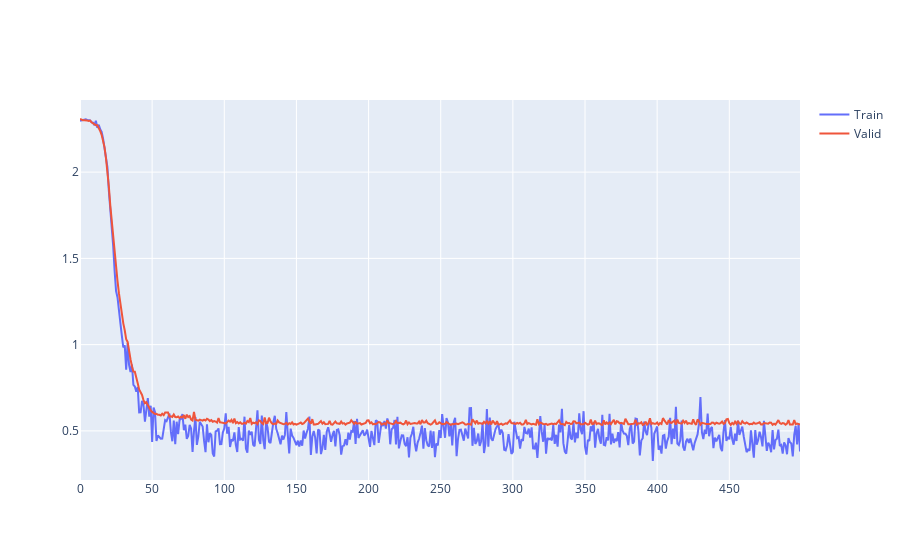

Notebook cell for this chart:
### Code cell
import plotly.graph_objects as go


fig = go.Figure()
fig.add_trace(go.Scatter(x= np.arange(len(loss_train)), y= loss_train, name= 'Train'))
fig.add_trace(go.Scatter(x= np.arange(len(loss_valid)), y= loss_valid, name= 'Valid'))
fig.show()

### Figure 1 — Plotly figure (JSON) as saved in the notebook; plotly's stock layout.template omitted (floating-point values rounded to 4 significant figures; data arrays with more than 128 entries replaced by an {"elided": "..."} marker saying what was removed)
{"data": [{"name": "Train", "type": "scatter", "x": {"elided": "500 int values"}, "y": {"elided": "500 float values"}}, {"name": "Valid", "type": "scatter", "x": {"elided": "500 int values"}, "y": {"elided": "500 float values"}}], "layout": {}}
